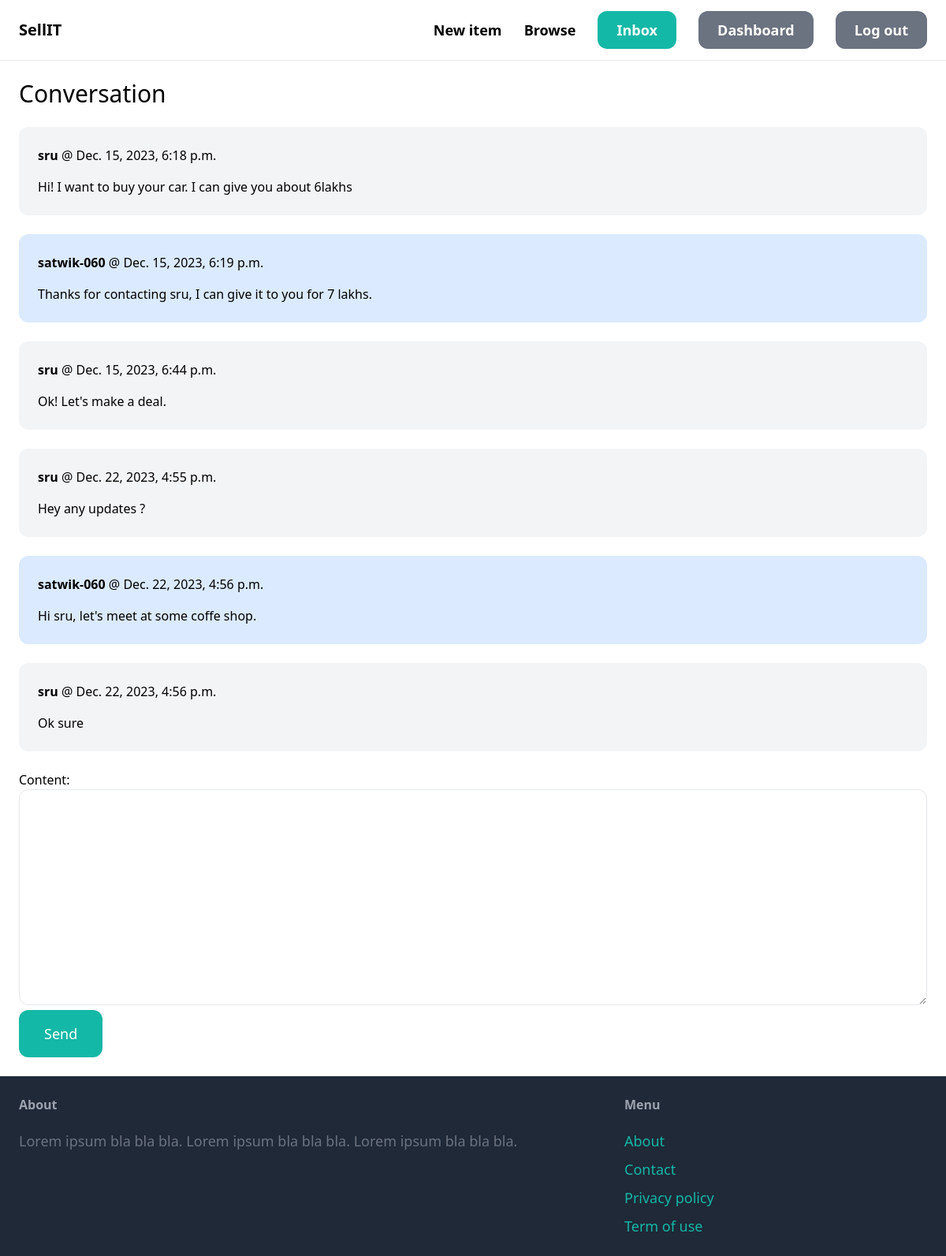
The app's page /inbox/2/ (signed in) with its own data.
### conversation/models.py (models this page shows)
class ConversationMessage(models.Model):
    conversation = models.ForeignKey(Conversation, related_name='messages', on_delete=models.CASCADE)
    content = models.TextField()
    created_at = models.DateTimeField(auto_now_add=True)
    created_by = models.ForeignKey(User, related_name='created_messages', on_delete=models.CASCADE)

### conversation/views.py (the view)
# urls.py: path('<int:pk>/', views.detail, name='detail'),
@login_required
def detail(request, pk):
    conversation = Conversation.objects.filter(members__in=[request.user.id]).get(pk=pk)
    if request.method == 'POST':
        form = ConversationMessageForm(request.POST)
        if form.is_valid():
            conversation_message = form.save(commit=False)
            conversation_message.conversation = conversation
            conversation_message.created_by = request.user
            conversation_message.save()
            conversation.save()
            return redirect('conversation:detail', pk=pk)
    else:
        form = ConversationMessageForm()
    return render(request, 'conversation/detail.html', {
        'conversation': conversation,
        'form': form
    })

### conversation/forms.py
class ConversationMessageForm(forms.ModelForm):
    class Meta:
        model = ConversationMessage
        fields = ('content',)
        widgets = {
            'content': forms.Textarea(attrs={
                'class': 'w-full py-4 px-6 rounded-xl border'
            })
        }

### conversation/templates/conversation/detail.html (shortened to what this page needs)
{% extends 'core/base.html' %}
{% block content %}
<h1 class="mb-6 text-3xl">Conversation</h1>
<div class="space-y-6">
    {% for message in conversation.messages.all %}
        <div class="p-6 flex {% if message.created_by == request.user %}bg-blue-100{% else %}bg-gray-100{% endif %} rounded-xl">
            <div>
                <p class="mb-4"><strong>{{ message.created_by.username }}</strong> @ {{ message.created_at }}</p>
                <p>{{ message.content }}</p>
            </div>
        </div>
    {% endfor %}
</div>
<form method="post" action="." class="mt-6">
    {{ form.as_p }}
    <button class="py-4 px-8 text-lg bg-teal-500 hover:bg-teal-700 rounded-xl text-white">Send</button>
</form>
{% endblock %}

### records on screen
ConversationMessage: created_by.username "sru", created_at "Dec. 15, 2023, 6:18 p.m.", content "Hi! I want to buy your car. I can give you about 6lakhs"
ConversationMessage: created_by.username "satwik-060", created_at "Dec. 15, 2023, 6:19 p.m.", content "Thanks for contacting sru, I can give it to you for 7 lakhs."
ConversationMessage: created_by.username "sru", created_at "Dec. 15, 2023, 6:44 p.m.", content "Ok! Let's make a deal."
ConversationMessage: created_by.username "sru", created_at "Dec. 22, 2023, 4:55 p.m.", content "Hey any updates ?"
ConversationMessage: created_by.username "satwik-060", created_at "Dec. 22, 2023, 4:56 p.m.", content "Hi sru, let's meet at some coffe shop."
ConversationMessage: created_by.username "sru", created_at "Dec. 22, 2023, 4:56 p.m.", content "Ok sure"
